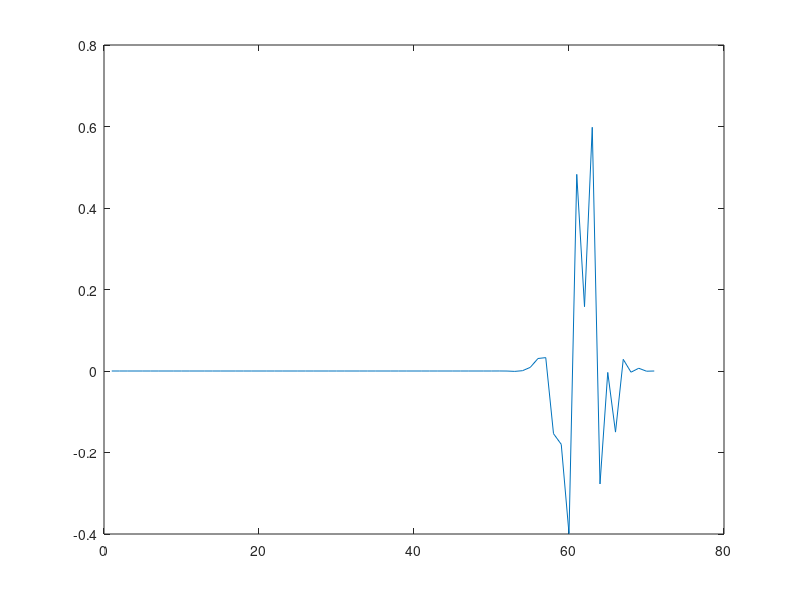

Here is the MATLAB script that generated this plot:
clc; close all; clear all;

%This should be a sample about 10 seconds long, sampled at 800 Hz
t = 10;
fs = 800;
samples = t * fs;

x = zeros(samples, 1);

%Add a 20 Hz cosine half way through the signal
cosine = cos(20*(1:20))';

x(2000:2019) = cosine;
x(4000:4019) = cosine;
x(6000:6019) = cosine;

%Generate the Morlet wavelet
[psi, xMor] = morlet(-4, 4, 20);
% plot(xMor, psi)

%Convolute the Morlet wavelet with the signal
y = zeros(samples, 1);

for i = 0: (samples/20 - 1)
    for j = 1:20
        y(20*i + j) = x(20*i + j) * psi(j);
    end
end

plot(y(1950:2020))
